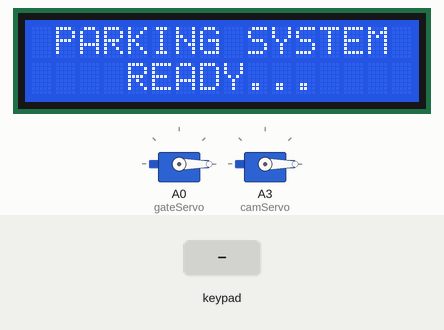
The sketch below on a simulated Arduino Uno, built with avr-gcc and run on an emulated ATmega328P. On the bench: 2 × servo, 16×2 character LCD. Inputs (shaded band) come from the test bench. What the sketch prints to the serial monitor is not drawn.

Above: at 1.5 s.
1.6 s: keypad keys 2 3 2 7 # pressed 0.4 s apart
At 4.2 s:
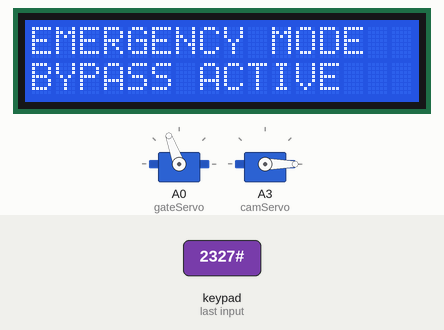
5.1 s: key '*' pressed
At 5.9 s:
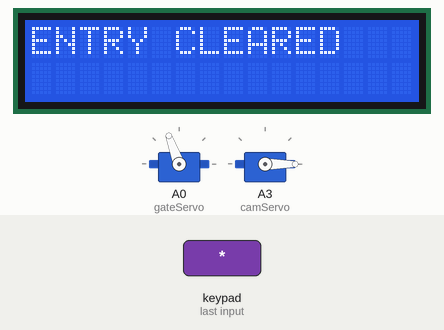
7.6 s: key '#' pressed
At 8.2 s:
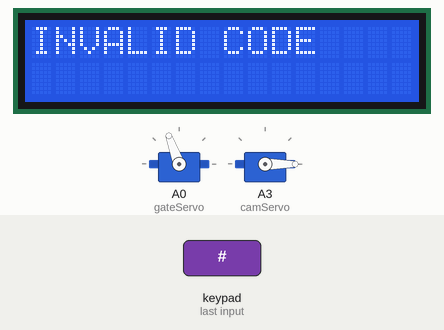
10.6 s: keypad keys 2 3 2 7 A pressed 0.4 s apart
At 13.0 s:
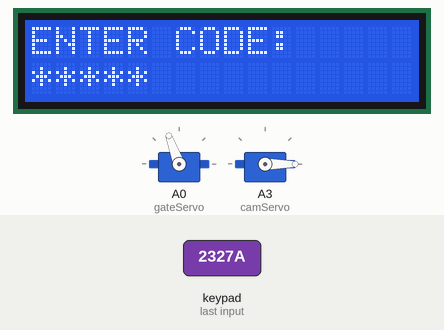
14.1 s: keypad keys 2 3 2 7 D pressed 0.4 s apart
At 17.0 s:
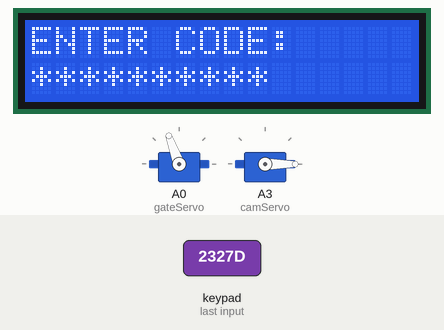
17.6 s: keypad keys 8 7 6 5 A pressed 0.4 s apart
At 19.8 s:
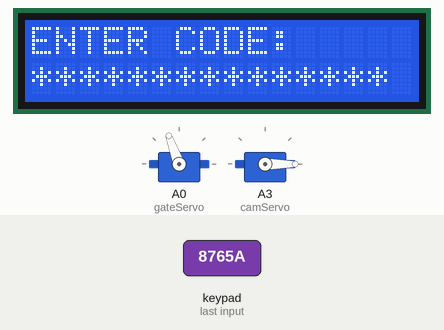
Timing chart, 0 to 21.3 s (numbered marks = the images above; inputs shaded):
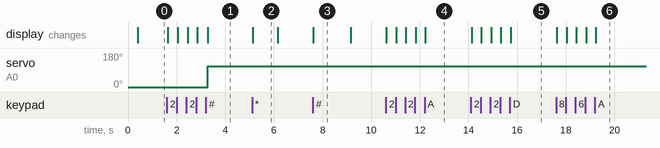

Measured:
- after the input at 1.6 s, servo on A0 (gateServo): 0° → 110° after 1.7 s; the display: first changes at once (image 1 shows a later state)
- after the input at 5.1 s, the display: changes at once (image 2)
- after the input at 7.6 s, the display: changes at once (image 3)
- after the input at 10.6 s, the display: first changes at once (image 4 shows a later state)
- after the input at 14.1 s, the display: first changes at once (image 5 shows a later state)
- after the input at 17.6 s, the display: first changes at once (image 6 shows a later state)
- what the display in image 2 shows lasts 1.1 s, from 5.1 s to 6.2 s

The sketch:

code.ino
```cpp
#include <SPI.h>
#include <MFRC522.h>
#include <Wire.h>
#include <LiquidCrystal_I2C.h>
#include <Servo.h>
#include <Keypad.h>

#define SS_1_PIN 10    // Outer RFID SS Pin
#define SS_2_PIN 2     // Inner RFID SS Pin (Safe available pin)
#define RST_PIN 9      // Shared Reset Pin

MFRC522 rfid1(SS_1_PIN, RST_PIN); // Outer Reader
MFRC522 rfid2(SS_2_PIN, RST_PIN); // Inner Reader

LiquidCrystal_I2C lcd(0x27, 16, 2);
Servo gateServo;
Servo camServo;        // Camera bracket positioning servo

const byte ROWS = 4;
const byte COLS = 4;
char keys[ROWS][COLS] = {
  {'1','2','3','A'},
  {'4','5','6','B'},
  {'7','8','9','C'},
  {'*','0','#','D'}
};
byte rowPins[ROWS] = {8, 7, 6, 5};   // Digital Pins 5-8
byte colPins[COLS] = {4, 3, A1, A2}; // Digital Pins 3-4, and Analog Pins A1-A2

Keypad myKeypad = Keypad(makeKeymap(keys), rowPins, colPins, ROWS, COLS);

int closeAngle = 0;
int openAngle = 110;
unsigned long stayOpenTime = 8000;

int camOuterAngle = 0;   // Facing outwards for entry scans
int camInnerAngle = 180; // Facing inwards for exit scans

const String EMERGENCY_CODE = "2327";
String inputCode = "";
bool isGateOpen = false;
bool isKeypadBypassActive = false;
unsigned long gateOpenStartTime = 0;

void setup() {
  Serial.begin(9600);
  SPI.begin();

  // Staggered boot delays clear buffer issues on the SPI bus line
  rfid1.PCD_Init();
  delay(100);
  rfid2.PCD_Init();
  delay(100);

  gateServo.attach(A0);
  gateServo.write(closeAngle);

  camServo.attach(A3);
  camServo.write(camOuterAngle);

  lcd.init();
  lcd.backlight();
  displayReadyMessage();
}

void loop() {
  // 1. AUTOMATIC TIMER CONTROL
  if (isGateOpen && !isKeypadBypassActive && (millis() - gateOpenStartTime >= stayOpenTime)) {
    closeGate();
  }

  // 2. KEYPAD PROCESSING
  char key = myKeypad.getKey();
  if (key) {
    if (key == '#') {
      if (inputCode == EMERGENCY_CODE) {
        handleKeypadBypassToggle();
      } else {
        lcd.clear();
        lcd.print("INVALID CODE");
        delay(1500);
        if (isKeypadBypassActive) displayBypassActiveMessage(); else displayReadyMessage();
      }
      inputCode = "";
    }
    else if (key == '*') {
      inputCode = "";
      lcd.clear();
      lcd.print("ENTRY CLEARED");
      delay(1000);
      if (isKeypadBypassActive) displayBypassActiveMessage(); else displayReadyMessage();
    }
    else {
      inputCode += key;
      lcd.clear();
      lcd.print("ENTER CODE:");
      lcd.setCursor(0, 1);
      for(int i=0; i<inputCode.length(); i++) lcd.print("*");
    }
  }

  // 3. CHECK FOR RFID CARD SCANS (Decoupled execution blocks)
  if (!isGateOpen && !isKeypadBypassActive) {
    // Check Outer RFID
    if (rfid1.PICC_IsNewCardPresent() && rfid1.PICC_ReadCardSerial()) {
      camServo.write(camOuterAngle); // Shift camera outward
      delay(500);                     // Wait for mechanical shift
      processRFID("OUTER_", rfid1);
    }

    // Check Inner RFID
    if (rfid2.PICC_IsNewCardPresent() && rfid2.PICC_ReadCardSerial()) {
      camServo.write(camInnerAngle); // Shift camera inward
      delay(500);                     // Wait for mechanical shift
      processRFID("INNER_", rfid2);
    }
  }

  // 4. LISTEN FOR PYTHON'S RESPONSE
  if (!isGateOpen && !isKeypadBypassActive && Serial.available() > 0) {
    char result = Serial.read();
    if (result == 'G') {
      openGate("ACCESS GRANTED", "PASS THROUGH", false);
    }
    else if (result == 'D') {
      lcd.clear();
      lcd.print("ACCESS DENIED");
      lcd.setCursor(0, 1);
      lcd.print("CHECK PLATE/UID");
      delay(3000);
      displayReadyMessage();
    }
  }
}

void processRFID(String prefix, MFRC522 &reader) {
  lcd.clear();
  lcd.print("SCANNING...");

  Serial.print(prefix);
  for (byte i = 0; i < reader.uid.size; i++) {
    Serial.print(reader.uid.uidByte[i] < 0x10 ? "0" : "");
    Serial.print(reader.uid.uidByte[i], HEX);
  }
  Serial.println();

  reader.PICC_HaltA();
  reader.PCD_StopCrypto1();
  delay(200);
}

void openGate(String msg1, String msg2, bool isBypass) {
  lcd.clear();
  lcd.print(msg1);
  lcd.setCursor(0, 1);
  lcd.print(msg2);

  gateServo.write(openAngle);
  isGateOpen = true;
  isKeypadBypassActive = isBypass;
  gateOpenStartTime = millis();
}

void closeGate() {
  gateServo.write(closeAngle);
  delay(200);
  isGateOpen = false;
  isKeypadBypassActive = false;
  displayReadyMessage();
}

void handleKeypadBypassToggle() {
  while(Serial.available() > 0) Serial.read();
  if (!isKeypadBypassActive) {
    Serial.println("EMERGENCY_OVERRIDE_ON");
    openGate("EMERGENCY MODE", "BYPASS ACTIVE", true);
  } else {
    Serial.println("EMERGENCY_OVERRIDE_OFF");
    lcd.clear();
    lcd.print("BYPASS DEACTIVATED");
    lcd.setCursor(0, 1);
    lcd.print("CLOSING GATE...");
    delay(1500);
    closeGate();
  }
}

void displayReadyMessage() {
  lcd.clear();
  lcd.print(" PARKING SYSTEM ");
  lcd.setCursor(0, 1);
  lcd.print("    READY...    ");
}

void displayBypassActiveMessage() {
  lcd.clear();
  lcd.print("EMERGENCY MODE");
  lcd.setCursor(0, 1);
  lcd.print("BYPASS ACTIVE");
}
```
